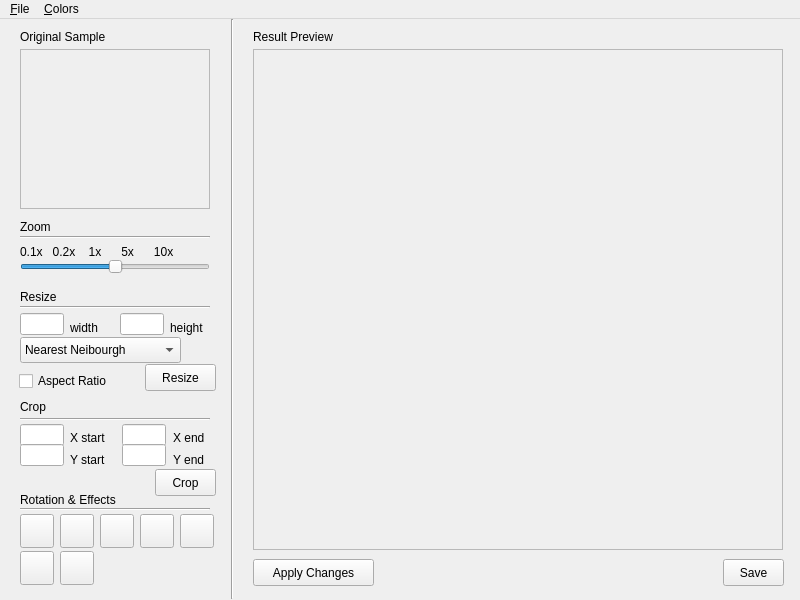
<?xml version="1.0" encoding="UTF-8"?>
<ui version="4.0">
 <class>MainWindow</class>
 <widget class="QMainWindow" name="MainWindow">
  <property name="geometry">
   <rect>
    <x>0</x>
    <y>0</y>
    <width>800</width>
    <height>600</height>
   </rect>
  </property>
  <property name="sizePolicy">
   <sizepolicy hsizetype="MinimumExpanding" vsizetype="MinimumExpanding">
    <horstretch>0</horstretch>
    <verstretch>0</verstretch>
   </sizepolicy>
  </property>
  <property name="windowTitle">
   <string>Image Factory</string>
  </property>
  <widget class="QWidget" name="centralWidget">
   <widget class="QLabel" name="imgSelected">
    <property name="geometry">
     <rect>
      <x>20</x>
      <y>30</y>
      <width>190</width>
      <height>160</height>
     </rect>
    </property>
    <property name="sizePolicy">
     <sizepolicy hsizetype="Maximum" vsizetype="Maximum">
      <horstretch>0</horstretch>
      <verstretch>0</verstretch>
     </sizepolicy>
    </property>
    <property name="cursor">
     <cursorShape>ArrowCursor</cursorShape>
    </property>
    <property name="mouseTracking">
     <bool>true</bool>
    </property>
    <property name="frameShape">
     <enum>QFrame::Box</enum>
    </property>
    <property name="frameShadow">
     <enum>QFrame::Raised</enum>
    </property>
    <property name="lineWidth">
     <number>0</number>
    </property>
    <property name="midLineWidth">
     <number>1</number>
    </property>
    <property name="text">
     <string/>
    </property>
    <property name="scaledContents">
     <bool>false</bool>
    </property>
    <property name="alignment">
     <set>Qt::AlignCenter</set>
    </property>
   </widget>
   <widget class="Line" name="line">
    <property name="geometry">
     <rect>
      <x>222</x>
      <y>0</y>
      <width>20</width>
      <height>580</height>
     </rect>
    </property>
    <property name="sizePolicy">
     <sizepolicy hsizetype="Fixed" vsizetype="Maximum">
      <horstretch>0</horstretch>
      <verstretch>255</verstretch>
     </sizepolicy>
    </property>
    <property name="orientation">
     <enum>Qt::Vertical</enum>
    </property>
   </widget>
   <widget class="QPushButton" name="resizeButton">
    <property name="geometry">
     <rect>
      <x>145</x>
      <y>345</y>
      <width>71</width>
      <height>27</height>
     </rect>
    </property>
    <property name="text">
     <string>Resize</string>
    </property>
   </widget>
   <widget class="QLabel" name="imgResult">
    <property name="geometry">
     <rect>
      <x>253</x>
      <y>30</y>
      <width>530</width>
      <height>501</height>
     </rect>
    </property>
    <property name="sizePolicy">
     <sizepolicy hsizetype="Fixed" vsizetype="Fixed">
      <horstretch>0</horstretch>
      <verstretch>0</verstretch>
     </sizepolicy>
    </property>
    <property name="sizeIncrement">
     <size>
      <width>0</width>
      <height>0</height>
     </size>
    </property>
    <property name="layoutDirection">
     <enum>Qt::LeftToRight</enum>
    </property>
    <property name="autoFillBackground">
     <bool>false</bool>
    </property>
    <property name="text">
     <string/>
    </property>
    <property name="textFormat">
     <enum>Qt::AutoText</enum>
    </property>
    <property name="scaledContents">
     <bool>false</bool>
    </property>
    <property name="alignment">
     <set>Qt::AlignCenter</set>
    </property>
   </widget>
   <widget class="QPushButton" name="rightButton">
    <property name="geometry">
     <rect>
      <x>60</x>
      <y>495</y>
      <width>34</width>
      <height>34</height>
     </rect>
    </property>
    <property name="autoFillBackground">
     <bool>false</bool>
    </property>
    <property name="text">
     <string/>
    </property>
    <property name="icon">
     <iconset resource="Resources.qrc">
      <normaloff>:/Images/Redo.png</normaloff>:/Images/Redo.png</iconset>
    </property>
    <property name="iconSize">
     <size>
      <width>32</width>
      <height>32</height>
     </size>
    </property>
   </widget>
   <widget class="QPushButton" name="leftButton">
    <property name="geometry">
     <rect>
      <x>20</x>
      <y>495</y>
      <width>34</width>
      <height>34</height>
     </rect>
    </property>
    <property name="text">
     <string/>
    </property>
    <property name="icon">
     <iconset resource="Resources.qrc">
      <normaloff>:/Images/Undo.png</normaloff>:/Images/Undo.png</iconset>
    </property>
    <property name="iconSize">
     <size>
      <width>32</width>
      <height>32</height>
     </size>
    </property>
   </widget>
   <widget class="QLabel" name="labelRotate">
    <property name="geometry">
     <rect>
      <x>20</x>
      <y>472</y>
      <width>121</width>
      <height>17</height>
     </rect>
    </property>
    <property name="text">
     <string>Rotation &amp; Effects</string>
    </property>
   </widget>
   <widget class="Line" name="line_2">
    <property name="geometry">
     <rect>
      <x>20</x>
      <y>480</y>
      <width>190</width>
      <height>20</height>
     </rect>
    </property>
    <property name="orientation">
     <enum>Qt::Horizontal</enum>
    </property>
   </widget>
   <widget class="QPushButton" name="saveButton">
    <property name="geometry">
     <rect>
      <x>723</x>
      <y>540</y>
      <width>61</width>
      <height>27</height>
     </rect>
    </property>
    <property name="text">
     <string>Save</string>
    </property>
   </widget>
   <widget class="QLabel" name="labelSample">
    <property name="geometry">
     <rect>
      <x>20</x>
      <y>10</y>
      <width>111</width>
      <height>16</height>
     </rect>
    </property>
    <property name="text">
     <string>Original Sample</string>
    </property>
   </widget>
   <widget class="QLabel" name="labelZoom">
    <property name="geometry">
     <rect>
      <x>20</x>
      <y>200</y>
      <width>60</width>
      <height>16</height>
     </rect>
    </property>
    <property name="text">
     <string>Zoom</string>
    </property>
   </widget>
   <widget class="Line" name="line_3">
    <property name="geometry">
     <rect>
      <x>20</x>
      <y>208</y>
      <width>190</width>
      <height>20</height>
     </rect>
    </property>
    <property name="orientation">
     <enum>Qt::Horizontal</enum>
    </property>
   </widget>
   <widget class="QLineEdit" name="inputWidth">
    <property name="geometry">
     <rect>
      <x>20</x>
      <y>294</y>
      <width>44</width>
      <height>22</height>
     </rect>
    </property>
   </widget>
   <widget class="QLineEdit" name="inputHeight">
    <property name="geometry">
     <rect>
      <x>120</x>
      <y>294</y>
      <width>44</width>
      <height>22</height>
     </rect>
    </property>
   </widget>
   <widget class="QLabel" name="labelWidth">
    <property name="geometry">
     <rect>
      <x>70</x>
      <y>301</y>
      <width>41</width>
      <height>16</height>
     </rect>
    </property>
    <property name="text">
     <string>width</string>
    </property>
   </widget>
   <widget class="QLabel" name="labelHeight">
    <property name="geometry">
     <rect>
      <x>170</x>
      <y>301</y>
      <width>41</width>
      <height>16</height>
     </rect>
    </property>
    <property name="text">
     <string>height</string>
    </property>
   </widget>
   <widget class="QPushButton" name="applyButton">
    <property name="geometry">
     <rect>
      <x>253</x>
      <y>540</y>
      <width>121</width>
      <height>27</height>
     </rect>
    </property>
    <property name="text">
     <string>Apply Changes</string>
    </property>
   </widget>
   <widget class="QCheckBox" name="boxAspectRatio">
    <property name="geometry">
     <rect>
      <x>19</x>
      <y>352</y>
      <width>111</width>
      <height>20</height>
     </rect>
    </property>
    <property name="text">
     <string>Aspect Ratio</string>
    </property>
   </widget>
   <widget class="QSlider" name="resizeSlider">
    <property name="geometry">
     <rect>
      <x>20</x>
      <y>237</y>
      <width>190</width>
      <height>22</height>
     </rect>
    </property>
    <property name="minimum">
     <number>-10</number>
    </property>
    <property name="maximum">
     <number>10</number>
    </property>
    <property name="pageStep">
     <number>1</number>
    </property>
    <property name="value">
     <number>0</number>
    </property>
    <property name="orientation">
     <enum>Qt::Horizontal</enum>
    </property>
   </widget>
   <widget class="QLabel" name="label">
    <property name="geometry">
     <rect>
      <x>20</x>
      <y>225</y>
      <width>200</width>
      <height>16</height>
     </rect>
    </property>
    <property name="text">
     <string>0.1x   0.2x    1x      5x      10x</string>
    </property>
   </widget>
   <widget class="QLabel" name="labelCrop">
    <property name="geometry">
     <rect>
      <x>20</x>
      <y>380</y>
      <width>60</width>
      <height>16</height>
     </rect>
    </property>
    <property name="text">
     <string>Crop</string>
    </property>
   </widget>
   <widget class="Line" name="line_4">
    <property name="geometry">
     <rect>
      <x>20</x>
      <y>390</y>
      <width>190</width>
      <height>20</height>
     </rect>
    </property>
    <property name="orientation">
     <enum>Qt::Horizontal</enum>
    </property>
   </widget>
   <widget class="QLabel" name="labelResize">
    <property name="geometry">
     <rect>
      <x>20</x>
      <y>270</y>
      <width>60</width>
      <height>16</height>
     </rect>
    </property>
    <property name="text">
     <string>Resize</string>
    </property>
   </widget>
   <widget class="Line" name="line_5">
    <property name="geometry">
     <rect>
      <x>20</x>
      <y>278</y>
      <width>190</width>
      <height>20</height>
     </rect>
    </property>
    <property name="orientation">
     <enum>Qt::Horizontal</enum>
    </property>
   </widget>
   <widget class="QLabel" name="labelStartX">
    <property name="geometry">
     <rect>
      <x>70</x>
      <y>411</y>
      <width>41</width>
      <height>16</height>
     </rect>
    </property>
    <property name="text">
     <string>X start</string>
    </property>
   </widget>
   <widget class="QLabel" name="labelStartY">
    <property name="geometry">
     <rect>
      <x>70</x>
      <y>433</y>
      <width>41</width>
      <height>16</height>
     </rect>
    </property>
    <property name="text">
     <string>Y start</string>
    </property>
   </widget>
   <widget class="QLabel" name="labelEndX">
    <property name="geometry">
     <rect>
      <x>173</x>
      <y>411</y>
      <width>41</width>
      <height>16</height>
     </rect>
    </property>
    <property name="text">
     <string>X end</string>
    </property>
   </widget>
   <widget class="QLabel" name="labelEndY">
    <property name="geometry">
     <rect>
      <x>173</x>
      <y>433</y>
      <width>41</width>
      <height>16</height>
     </rect>
    </property>
    <property name="text">
     <string>Y end</string>
    </property>
   </widget>
   <widget class="QLineEdit" name="labelStartXposition">
    <property name="geometry">
     <rect>
      <x>20</x>
      <y>405</y>
      <width>44</width>
      <height>22</height>
     </rect>
    </property>
   </widget>
   <widget class="QLineEdit" name="labelStartYposition">
    <property name="geometry">
     <rect>
      <x>20</x>
      <y>425</y>
      <width>44</width>
      <height>22</height>
     </rect>
    </property>
   </widget>
   <widget class="QLineEdit" name="labelEndXposition">
    <property name="geometry">
     <rect>
      <x>122</x>
      <y>405</y>
      <width>44</width>
      <height>22</height>
     </rect>
    </property>
   </widget>
   <widget class="QLineEdit" name="labelEndYposition">
    <property name="geometry">
     <rect>
      <x>122</x>
      <y>425</y>
      <width>44</width>
      <height>22</height>
     </rect>
    </property>
   </widget>
   <widget class="QPushButton" name="cropButton">
    <property name="geometry">
     <rect>
      <x>155</x>
      <y>450</y>
      <width>61</width>
      <height>27</height>
     </rect>
    </property>
    <property name="text">
     <string>Crop</string>
    </property>
   </widget>
   <widget class="QComboBox" name="boxResize">
    <property name="geometry">
     <rect>
      <x>20</x>
      <y>318</y>
      <width>161</width>
      <height>26</height>
     </rect>
    </property>
    <property name="currentIndex">
     <number>0</number>
    </property>
    <property name="maxVisibleItems">
     <number>3</number>
    </property>
    <property name="maxCount">
     <number>3</number>
    </property>
    <property name="sizeAdjustPolicy">
     <enum>QComboBox::AdjustToMinimumContentsLength</enum>
    </property>
    <property name="minimumContentsLength">
     <number>3</number>
    </property>
    <item>
     <property name="text">
      <string>Nearest Neibourgh</string>
     </property>
    </item>
    <item>
     <property name="text">
      <string>Bilinear</string>
     </property>
    </item>
    <item>
     <property name="text">
      <string>Bicubic</string>
     </property>
    </item>
   </widget>
   <widget class="QScrollArea" name="scrollArea">
    <property name="geometry">
     <rect>
      <x>253</x>
      <y>30</y>
      <width>530</width>
      <height>501</height>
     </rect>
    </property>
    <property name="lineWidth">
     <number>1</number>
    </property>
    <property name="widgetResizable">
     <bool>true</bool>
    </property>
    <property name="alignment">
     <set>Qt::AlignCenter</set>
    </property>
    <widget class="QWidget" name="scrollAreaWidgetContents">
     <property name="geometry">
      <rect>
       <x>0</x>
       <y>0</y>
       <width>528</width>
       <height>499</height>
      </rect>
     </property>
    </widget>
   </widget>
   <widget class="QLabel" name="labelResult">
    <property name="geometry">
     <rect>
      <x>253</x>
      <y>10</y>
      <width>111</width>
      <height>16</height>
     </rect>
    </property>
    <property name="text">
     <string>Result Preview</string>
    </property>
   </widget>
   <widget class="QPushButton" name="mirrorButton">
    <property name="geometry">
     <rect>
      <x>100</x>
      <y>495</y>
      <width>34</width>
      <height>34</height>
     </rect>
    </property>
    <property name="text">
     <string/>
    </property>
    <property name="icon">
     <iconset resource="Resources.qrc">
      <normaloff>:/Images/mirror.jpg</normaloff>:/Images/mirror.jpg</iconset>
    </property>
    <property name="iconSize">
     <size>
      <width>24</width>
      <height>24</height>
     </size>
    </property>
   </widget>
   <widget class="QPushButton" name="reflectionButton">
    <property name="geometry">
     <rect>
      <x>140</x>
      <y>495</y>
      <width>34</width>
      <height>34</height>
     </rect>
    </property>
    <property name="text">
     <string/>
    </property>
    <property name="icon">
     <iconset resource="Resources.qrc">
      <normaloff>:/Images/reflection.jpg</normaloff>:/Images/reflection.jpg</iconset>
    </property>
    <property name="iconSize">
     <size>
      <width>24</width>
      <height>24</height>
     </size>
    </property>
   </widget>
   <widget class="QPushButton" name="xRayButton">
    <property name="geometry">
     <rect>
      <x>20</x>
      <y>532</y>
      <width>34</width>
      <height>34</height>
     </rect>
    </property>
    <property name="text">
     <string/>
    </property>
    <property name="icon">
     <iconset resource="Resources.qrc">
      <normaloff>:/Images/xRay.png</normaloff>:/Images/xRay.png</iconset>
    </property>
    <property name="iconSize">
     <size>
      <width>28</width>
      <height>28</height>
     </size>
    </property>
   </widget>
   <widget class="QPushButton" name="greyscaleButton">
    <property name="geometry">
     <rect>
      <x>180</x>
      <y>495</y>
      <width>34</width>
      <height>34</height>
     </rect>
    </property>
    <property name="text">
     <string/>
    </property>
    <property name="icon">
     <iconset resource="Resources.qrc">
      <normaloff>:/Images/greyScale.jpg</normaloff>:/Images/greyScale.jpg</iconset>
    </property>
    <property name="iconSize">
     <size>
      <width>28</width>
      <height>28</height>
     </size>
    </property>
   </widget>
   <widget class="QPushButton" name="sepiaButton">
    <property name="geometry">
     <rect>
      <x>60</x>
      <y>532</y>
      <width>34</width>
      <height>34</height>
     </rect>
    </property>
    <property name="text">
     <string/>
    </property>
    <property name="icon">
     <iconset resource="Resources.qrc">
      <normaloff>:/Images/sepia.jpg</normaloff>:/Images/sepia.jpg</iconset>
    </property>
    <property name="iconSize">
     <size>
      <width>28</width>
      <height>28</height>
     </size>
    </property>
   </widget>
  </widget>
  <widget class="QMenuBar" name="menuBar">
   <property name="geometry">
    <rect>
     <x>0</x>
     <y>0</y>
     <width>800</width>
     <height>25</height>
    </rect>
   </property>
   <widget class="QMenu" name="menuFile">
    <property name="title">
     <string>&amp;File</string>
    </property>
    <addaction name="actionOpenFile"/>
    <addaction name="actionExit"/>
   </widget>
   <widget class="QMenu" name="menuExtras">
    <property name="title">
     <string>&amp;Colors</string>
    </property>
    <addaction name="actionEffects"/>
   </widget>
   <addaction name="menuFile"/>
   <addaction name="menuExtras"/>
  </widget>
  <action name="actionOpenFile">
   <property name="text">
    <string>Open</string>
   </property>
  </action>
  <action name="actionExit">
   <property name="text">
    <string>&amp;Exit</string>
   </property>
  </action>
  <action name="actionEffects">
   <property name="text">
    <string>&amp;Effects</string>
   </property>
  </action>
 </widget>
 <layoutdefault spacing="6" margin="11"/>
 <resources>
  <include location="Resources.qrc"/>
 </resources>
 <connections/>
</ui>
